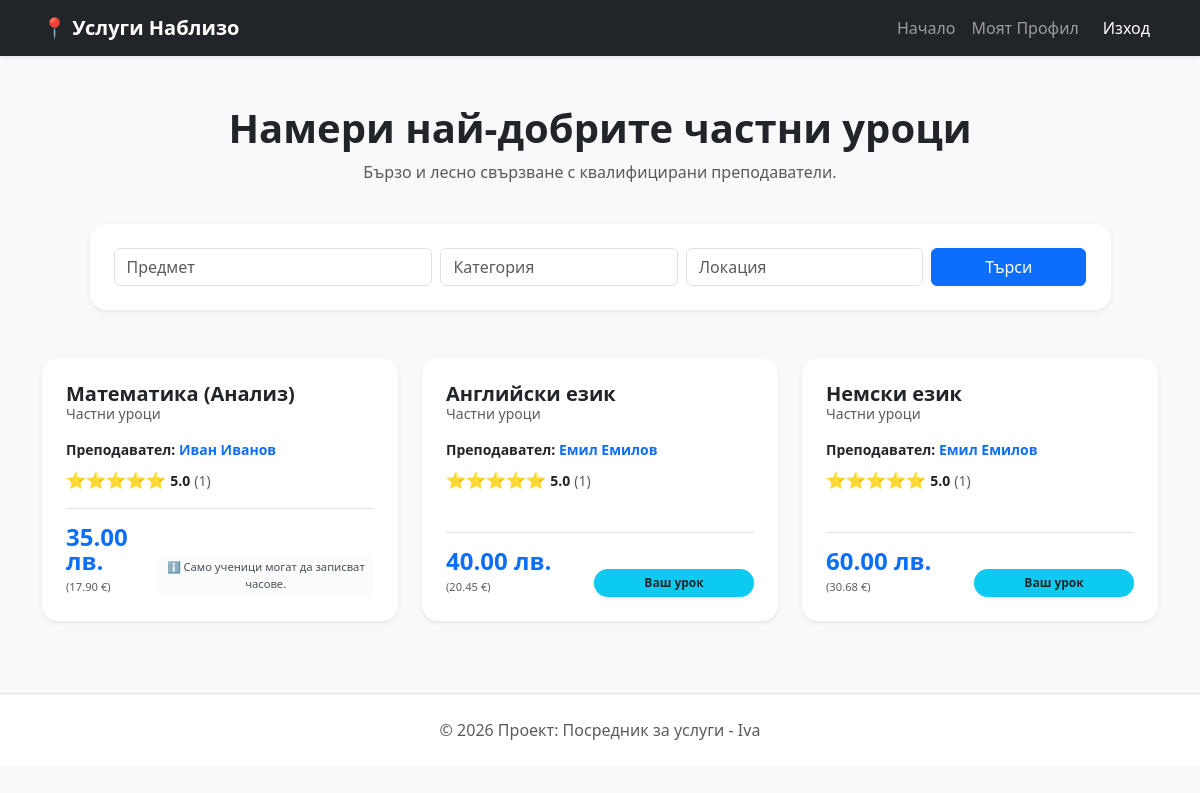
Page /search (signed in) on the committed database.
### app/models.py (models this page shows)
class Lesson(Base):
    __tablename__ = "lessons"
    id = Column(Integer, primary_key=True, index=True)
    subject = Column(String)
    category = Column(String)
    price = Column(Float)
    teacher_id = Column(Integer, ForeignKey("users.id"))
    teacher_name = Column(String)
    latitude = Column(Float)
    longitude = Column(Float)
    teacher = relationship("User", back_populates="lessons")

### app/main.py (the view)
@app.get("/search", response_class=HTMLResponse)
def search_web(
    request: Request,
    name: str = None,
    category: str = None,
    city: str = None,
    db: Session = Depends(get_db),
    current_user_id: str = Cookie(None)
):
    query = db.query(models.Lesson).join(models.User, models.Lesson.teacher_id == models.User.id)
    if name:
        query = query.filter(models.Lesson.subject.ilike(f"%{name}%"))
    if category:
        query = query.filter(models.Lesson.category == category)
    if city:
        search_city = f"%{city.strip()}%"
        query = query.filter(models.User.address.ilike(search_city))
    lessons = query.all()
    user = None
    if current_user_id:
        user = db.query(models.User).filter(models.User.id == int(current_user_id)).first()
    return templates.TemplateResponse("index.html", {
        "request": request,
        "lessons": lessons,
        "eur_rate": 1.95583,
        "user_id": user.id if user else None,
        "user_role": user.role if user else "guest",
        "username": user.username if user else None
    })

### templates/index.html (shortened to what this page needs)
<!DOCTYPE html>
<html lang="bg">
<head>
    <link href="https://cdn.jsdelivr.net/npm/bootstrap@5.3.0/dist/css/bootstrap.min.css" rel="stylesheet">
</head>
<body class="bg-light">
    <nav class="navbar navbar-expand-lg navbar-dark bg-dark mb-4 shadow-sm">
        <div class="container">
            <a class="navbar-brand fw-bold" href="/">📍 Услуги Наблизо</a>
            <div class="collapse navbar-collapse" id="navbarNav">
                <ul class="navbar-nav ms-auto">
                    <li class="nav-item"><a class="nav-link" href="/">Начало</a></li>
                    {% if user_id %}
                    <li class="nav-item"><a class="nav-link" href="/profile">Моят Профил</a></li>
                    <li class="nav-item"><a class="nav-link btn btn-outline-danger btn-sm text-white ms-2"
                            href="/logout">Изход</a></li>
                    {% else %}
                    <li class="nav-item"><a class="nav-link" href="/login">Вход</a></li>
                    <li class="nav-item"><a class="nav-link" href="/register">Регистрация</a></li>
                    {% endif %}
                </ul>
            </div>
        </div>
    </nav>
    <div class="container mt-5">
        <div class="row mb-4 text-center">
            <h1 class="fw-bold">Намери най-добрите частни уроци</h1>
            <p class="text-muted">Бързо и лесно свързване с квалифицирани преподаватели.</p>
        </div>
        <div class="row justify-content-center mb-5">
            <div class="col-md-11">
                <div class="card p-4 shadow-sm border-0 rounded-4">
                    <form action="/search" method="get" class="row g-2">
                        <div class="col-md-4"><input type="text" name="name" class="form-control" placeholder="Предмет"></div>
                        <div class="col-md-3"><input type="text" name="category" class="form-control" placeholder="Категория"></div>
                        <div class="col-md-3"><input type="text" name="city" class="form-control" placeholder="Локация"></div>
                        <div class="col-md-2"><button type="submit" class="btn btn-primary w-100">Търси</button></div>
                    </form>
                </div>
            </div>
        </div>
        <div class="row">
            {% if lessons %}
                {% for lesson in lessons %}
                <div class="col-md-4 mb-4">
                    <div class="card h-100 shadow-sm service-card p-0 position-relative rounded-4 overflow-hidden">
                        <div class="card-body d-flex flex-column p-4">
                            <h5 class="card-title fw-bold mb-1">{{ lesson.subject }}</h5>
                            <h6 class="card-subtitle mb-3 text-muted small">{{ lesson.category }}</h6>
                            <p class="mb-2 small">
                                <strong>Преподавател:</strong>
                                <a href="/public-profile/{{ lesson.teacher_id }}" class="text-decoration-none fw-bold text-primary">
                                    {{ lesson.teacher_name }}
                                </a>
                            </p>
                            <div class="mb-3">
                                {% if lesson.teacher and lesson.teacher.reviews %}
                                    {% set reviews = lesson.teacher.reviews %}
                                    {% set total_rating = reviews | map(attribute='rating') | sum %}
                                    {% set avg_rating = (total_rating / reviews | count) | round(1) %}
                                    <span class="text-warning">
                                        {% for i in range(avg_rating | round | int) %}⭐{% endfor %}
                                    </span>
                                    <span class="fw-bold text-dark small">{{ avg_rating }}</span>
                                    <span class="text-muted small">({{ reviews | count }})</span>
                                {% else %}
                                    <span class="text-muted small italic">Все още няма оценки</span>
                                {% endif %}
                            </div>
                            <div class="mt-auto pt-3 border-top">
                                <div class="d-flex justify-content-between align-items-end">
                                    <div>
                                        <div class="price-text">{{ "%.2f"|format(lesson.price) }} лв.</div>
                                        <small class="text-muted" style="font-size: 0.7rem;">({{ "%.2f"|format(lesson.price / eur_rate) }} €)</small>
                                    </div>
                                    <div style="min-width: 160px;">
    {% if user_id %}
        {% if user_id == lesson.teacher_id %}
            <span class="badge bg-info text-dark w-100 p-2 rounded-pill shadow-sm">Ваш урок</span>
        {% else %}
            <div class="alert alert-light border-0 small p-1 mb-0 text-center rounded-3" style="font-size: 0.7rem;">
                ℹ️ Само ученици могат да записват часове.
            </div>
        {% endif %}
    {% else %}
        <div class="text-end">
            <p class="text-muted mb-1" style="font-size: 0.7rem;">Влезте за резервация</p>
            <a href="/login" class="btn btn-outline-primary btn-sm w-100 rounded-pill">Вход</a>
        </div>
    {% endif %}
</div>
                                </div>
                            </div>
                        </div>
                    </div>
                </div>
                {% endfor %}
            {% else %}
                <div class="col-12 text-center py-5">
                    <h3 class="text-muted">Няма намерени уроци за тези критерии. 📍</h3>
                </div>
            {% endif %}
        </div>
    </div>
    <footer class="text-center mt-5 py-4 text-muted border-top bg-white">
        © 2026 Проект: Посредник за услуги - Iva
    </footer>
</body>
</html>

### templates/index.html (style rules this page uses)
.service-card { transition: transform 0.2s; border: none; }
.price-text { color: #0d6efd; font-weight: bold; font-size: 1.5rem; line-height: 1; }

### rows in the picture
Lesson: subject "Математика (Анализ)", category "Частни уроци", teacher_name "Иван Иванов", avg_rating "5.0", reviews "1", price "35.00", lesson.price/eur_rate "17.90", shows "ℹ️ Само ученици могат да записват часове."
Lesson: subject "Английски език", category "Частни уроци", teacher_name "Емил Емилов", avg_rating "5.0", reviews "1", price "40.00", lesson.price/eur_rate "20.45", shows "Ваш урок"
Lesson: subject "Немски език", category "Частни уроци", teacher_name "Емил Емилов", avg_rating "5.0", reviews "1", price "60.00", lesson.price/eur_rate "30.68", shows "Ваш урок"
